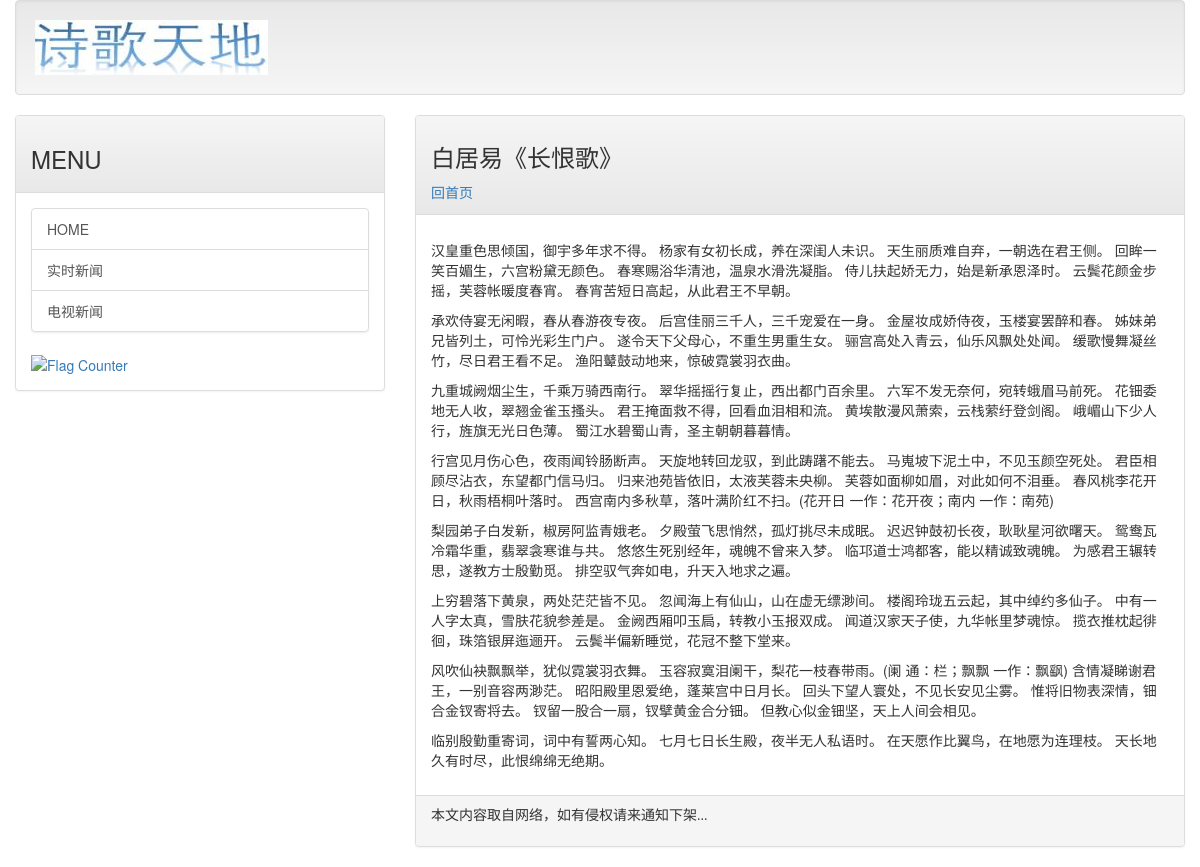
/post/baijuyi01, run on the app's committed database.
### mainsite/models.py (models this page shows, shortened)
class Post(models.Model):
    title = models.CharField(max_length=200)
    slug = models.CharField(max_length=200)
    body = models.TextField()
    pub_date = models.DateTimeField(default=timezone.now)
    class Meta:
        ordering = ('-pub_date',)

### mainsite/views.py (the view)
# urls.py: path('post/<str:slug>', views.showpost),
def showpost(request, slug):
    template = get_template('post.html')
    try:
        post = Post.objects.get(slug=slug)
        if post != None:
            html = template.render(locals())
            return HttpResponse(html)
    except:
        return redirect('/')

### templates/post.html (shortened to what this page needs)
{% extends 'base.html' %}
{%  load markdown_deux_tags %}
{% block headmessage %}
    <h3 style='font-family: 微软雅黑;'>{{ post.title }}</h3>
    <a style='font-family: 微软雅黑;' href='/'>回首页</a>
{% endblock %}
{% block content %}
    <p style='font-family: 微软雅黑; font-size: 12pt; letter-spacing: 2pt;'>
    {{ post.body | markdown}}
    </p>
{% endblock %}

### data on the page
Post: title "白居易《长恨歌》", body "汉皇重色思倾国，御宇多年求不得。 杨家有女初长成，养在深闺人未识。 天生丽质难自弃，一朝选在君王侧。 回眸一笑百媚生，六宫粉黛无颜色。 春寒赐浴华清池，温泉水滑洗凝脂。 侍儿扶起娇无力，始是新承恩泽时。 云鬓花颜金步摇，芙蓉帐暖度春宵。 春宵苦短日高起，从此君王不早朝。 承欢侍宴无闲暇，春从春游夜专夜。 后宫佳丽三千人，三千宠爱在一身。 金屋妆成娇侍夜，玉楼宴罢醉和春。 姊妹弟兄皆列土，可怜光彩生门户。 遂令天下父母心，不重生男重生女。 骊宫高处入青云，仙乐风飘处处闻。 缓歌慢舞凝丝竹，尽日君王看不足。 渔阳鼙鼓动地来，惊破霓裳羽衣曲。 九重城阙烟尘生，千乘万骑西南行。 翠华摇摇行复止，西出都门百余里。 六军不发无奈何，宛转蛾眉马前死。 花钿委地无人收，翠翘金雀玉搔头。 君王掩面救不得，回看血泪相和流。 黄埃散漫风萧索，云栈萦纡登剑阁。 峨嵋山下少人行，旌旗无光日色薄。 蜀江水碧蜀山青，圣主朝朝暮暮情。 行宫见月伤心色，夜雨闻铃肠断声。 天旋地转回龙驭，到此踌躇不能去。 马嵬坡下泥土中，不见玉颜空死处。 君臣相顾尽沾衣，东望都门信马归。 归来池苑皆依旧，太液芙蓉未央柳。 芙蓉如面柳如眉，对此如何不泪垂。 春风桃李花开日，秋雨梧桐叶落时。 西宫南内多秋草，落叶满阶红不扫。(花开日 一作：花开夜；南内 一作：南苑) 梨园弟子白发新，椒房阿监青娥老。 夕殿萤飞思悄然，孤灯挑尽未成眠。 迟迟钟鼓初长夜，耿耿星河欲曙天。 鸳鸯瓦冷霜华重，翡翠衾寒谁与共。 悠悠生死别经年，魂魄不曾来入梦。 临邛道士鸿都客，能以精诚致魂魄。 为感君王辗转思，遂教方士殷勤觅。…"
